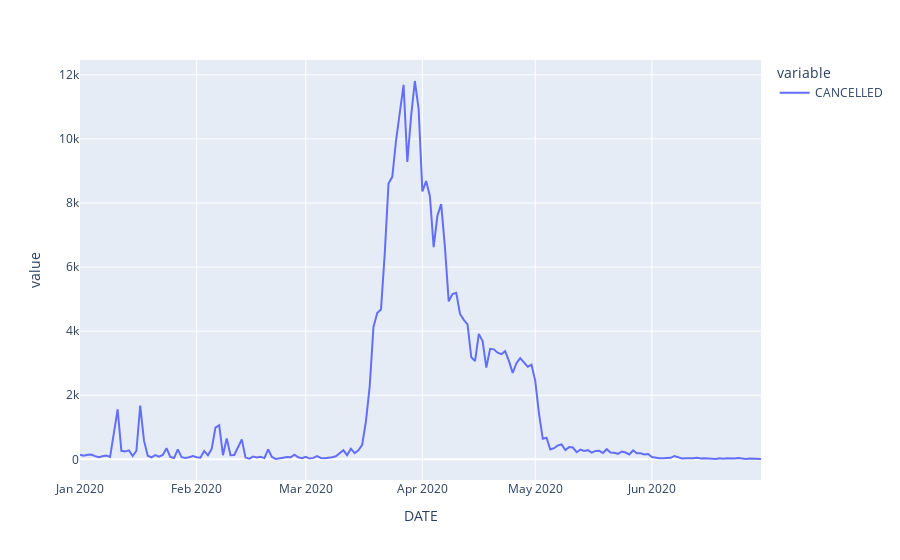

Notebook code cell kept with this figure:
### Markdown cell above
### time series (flight cancellation)

### Code cell
# Flight cancellation trend
cancelled = df2[df2['CANCELLED'] == 1].groupby(["DATE"])["CANCELLED"].count()
cancelled.plot()

### Figure 1 — Plotly figure (JSON) as saved in the notebook; plotly's stock layout.template omitted (floating-point values rounded to 4 significant figures; data arrays with more than 128 entries replaced by an {"elided": "..."} marker saying what was removed)
{"data": [{"hovertemplate": "variable=CANCELLED<br>DATE=%{x}<br>value=%{y}<extra></extra>", "legendgroup": "CANCELLED", "line": {"color": "#636efa", "dash": "solid"}, "mode": "lines", "name": "CANCELLED", "orientation": "v", "showlegend": true, "type": "scatter", "x": {"elided": "182 str values"}, "xaxis": "x", "y": {"elided": "182 int values"}, "yaxis": "y"}], "layout": {"legend": {"title": {"text": "variable"}, "tracegroupgap": 0}, "margin": {"t": 60}, "xaxis": {"anchor": "y", "domain": [0, 1], "title": {"text": "DATE"}}, "yaxis": {"anchor": "x", "domain": [0, 1], "title": {"text": "value"}}}}
